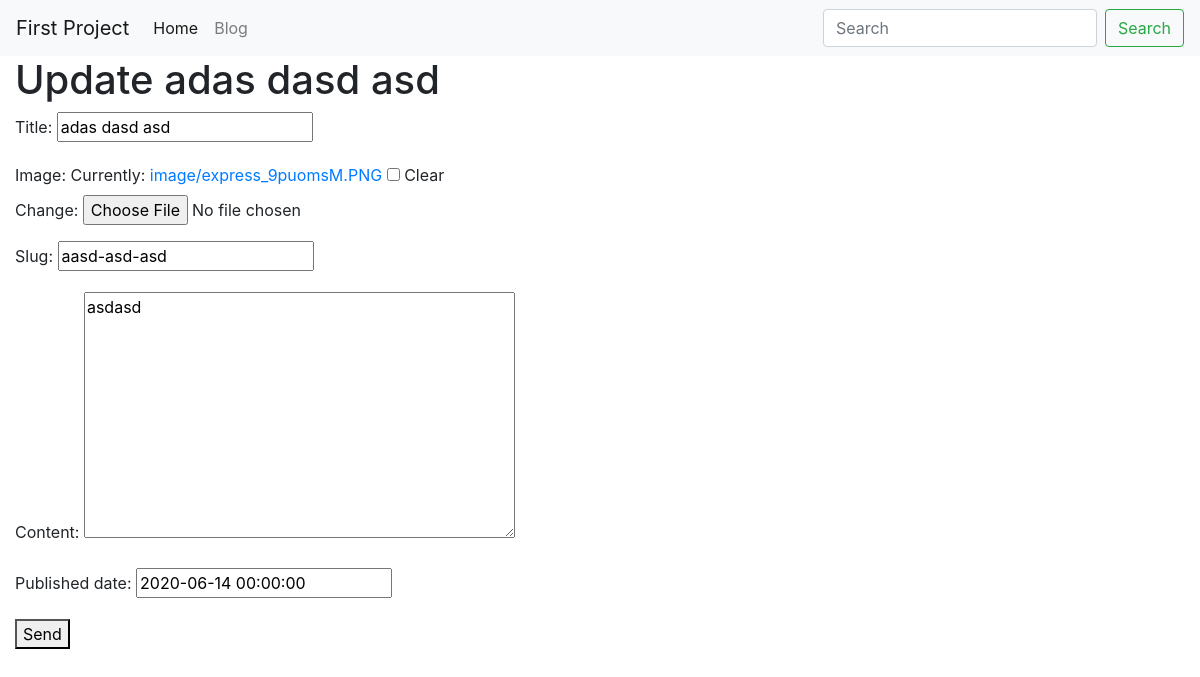
/blog/aasd-asd-asd/edit/, run on an earlier commit of the app's database.
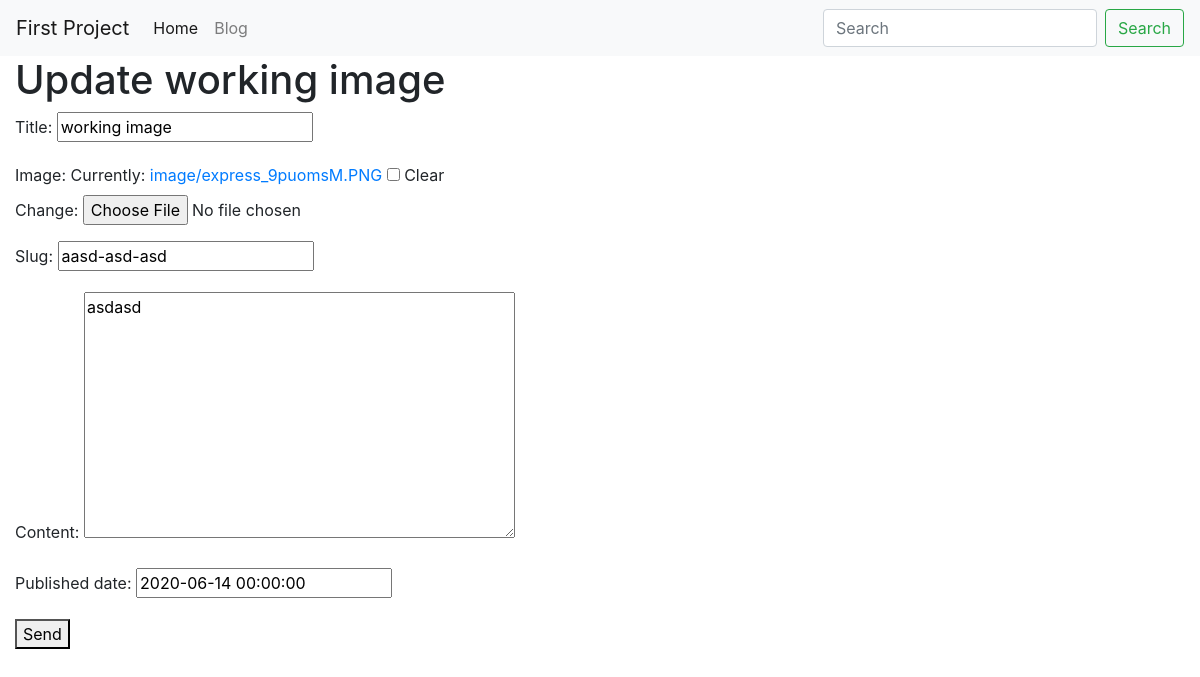
And on a later commit of the database.
### blog/models.py (models this page shows, shortened)
class BlogPost(models.Model):
    user = models.ForeignKey(User, default=1, null=True,
                             on_delete=models.SET_NULL)
    image = models.ImageField(upload_to='image/', blank=True, null=True)
    title = models.CharField(max_length=120)
    slug = models.SlugField(unique=True)  # hello world -> hello-world
    content = models.TextField(null=True, blank=True)
    published_date = models.DateTimeField(
        auto_now=False, auto_now_add=False, null=True, blank=True)
    timestamp = models.DateTimeField(auto_now_add=True)
    updated = models.DateTimeField(auto_now=True)
    objects = BlogPostManager()
    class Meta:
        ordering = ['-published_date', '-updated', '-timestamp']

### blog/views.py (the view)
# urls.py: path('<str:slug>/edit/', blog_post_update_view),
def blog_post_update_view(request, slug):
    obj = get_object_or_404(BlogPost, slug=slug)
    form = BlogPostModelForm(request.POST or None, instance=obj)
    if form.is_valid():
        form.save()
    template_name = 'form.html'
    context = { 'form': form, "title":f"Update {obj.title}"}
    return render(request, template_name, context)

### blog/forms.py (shortened to what this page needs)
class BlogPostModelForm(forms.ModelForm):
    class Meta:
        model = BlogPost
        fields = ['title', 'image', 'slug', 'content', 'published_date']

### blog/models.py (called while the page is built)
    def get_queryset(self):
        return BlogPostQuerySet(self.model, using=self._db)

### templates/form.html
{% extends 'base.html' %}
{% block content %}
{% if title %}
    <h1>{{ title }}</h1>
{% endif %}
<form method="POST" action="."> {% csrf_token %}
    {{ form.as_p }}
    <button type="submit">Send</button>
</form>
{% endblock %}

What changed in the data, as far as the page shows it:
changed BlogPost "aasd-asd-asd": title "adas dasd asd" → "working image"
Also different on the page:
{{ title }}: "Update adas dasd asd" → "Update working image"
